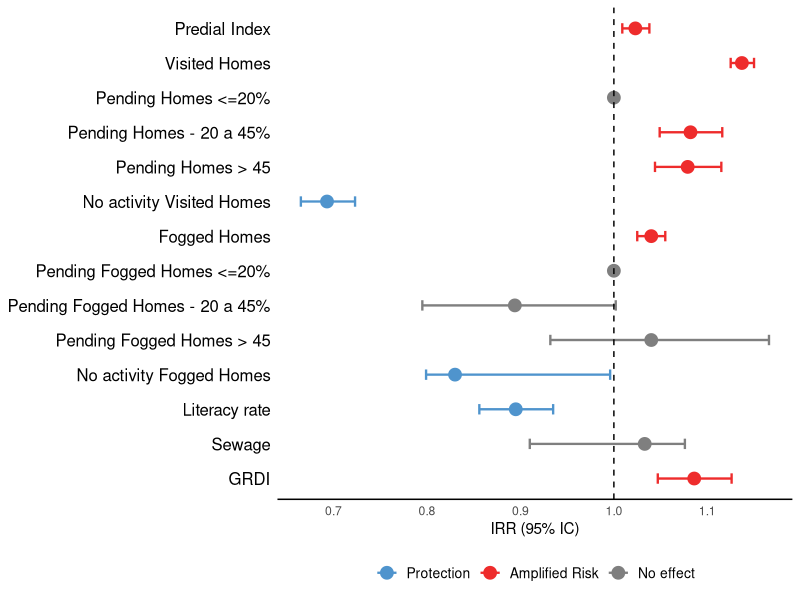

The R script that drew this image:
library(ggplot2)
library(tidyverse)

Covariates = c("Predial Index",
               "Visited Homes",
               "Pending Homes <=20%",
               "Pending Homes - 20 a 45%",
               "Pending Homes > 45",
               "No activity Visited Homes",
               "Fogged Homes",
               "Pending Fogged Homes <=20%",
               "Pending Fogged Homes - 20 a 45%",
               "Pending Fogged Homes > 45",
               "No activity Fogged Homes",
               "Literacy rate",
               "Sewage",
               "GRDI")


lower=c(1.009,1.125,1,1.049,1.044,0.665,1.025,1,0.795,0.932,0.799,0.856,0.91,1.047)
IRR=c(1.023,1.137,1,1.082,1.079,0.693,1.04,1,0.894,1.04,0.83,0.895,1.033,1.086)
upper=c(1.038,1.15,1,1.116,1.115,0.723,1.055,1,1.002,1.166,0.996,0.935,1.076,1.126)
type <- c( rep("Entomologico",2),"Ref.", rep("Entomologico", 4),"Ref.",
  rep("Entomologico", 3), rep("Socioeconomico",3) )

Reference = c(rep(FALSE, 2), TRUE, rep(FALSE, 4), TRUE, rep(FALSE, 6))  # Marca as referências

data <- data.frame(Covariates,IRR,lower, upper, type, Reference)
data$Covariates <- factor(data$Covariates, levels = rev(data$Covariates))
data$type <- factor(data$type, levels = c("Entomologico", "Socioeconomico", "Ref."))

data$color <- ifelse(data$upper < 1 & data$lower < 1, "steelblue3",       # Proteção
                     ifelse(data$lower > 1 & data$upper > 1, "firebrick2", # Risco aumentado
                            "gray50"))   
# Criar o gráfico
grafico <- ggplot(data, aes(x = IRR, y = Covariates, color = color)) +
  geom_point(size = 4) +  
  geom_errorbarh(aes(xmin = lower, xmax = upper), height = 0.3, linewidth = 0.8) +  
  geom_vline(xintercept = 1, linetype = "dashed", color = "black") +  
  labs(
    x = "IRR (95% IC)",
    y = NULL
  ) +
  scale_color_identity(guide = "legend", 
                       labels = c("Protection", "Amplified Risk", "No effect"),
                       breaks = c("steelblue3", "firebrick2", "gray50")) +
  scale_shape_manual(
    values = c(16, 17, 15),  
    labels = c("Entomológico", "Socioeconômico", "Referência")
  ) +
  theme_minimal() +
  theme(
    panel.grid.major = element_blank(),  
    panel.grid.minor = element_blank(),  
    axis.line.x = element_line(color = "black"),  
    axis.line.y = element_blank(),   
    axis.text.y = element_text(size = 12, color = "black"),
    legend.position = "bottom",
    legend.title = element_blank(),
    legend.text = element_text(size = 10)
  )
grafico
#ggsave("grafico_tipo.png", width = 6, height = 6, dpi = 300,bg = "white")
dir()
